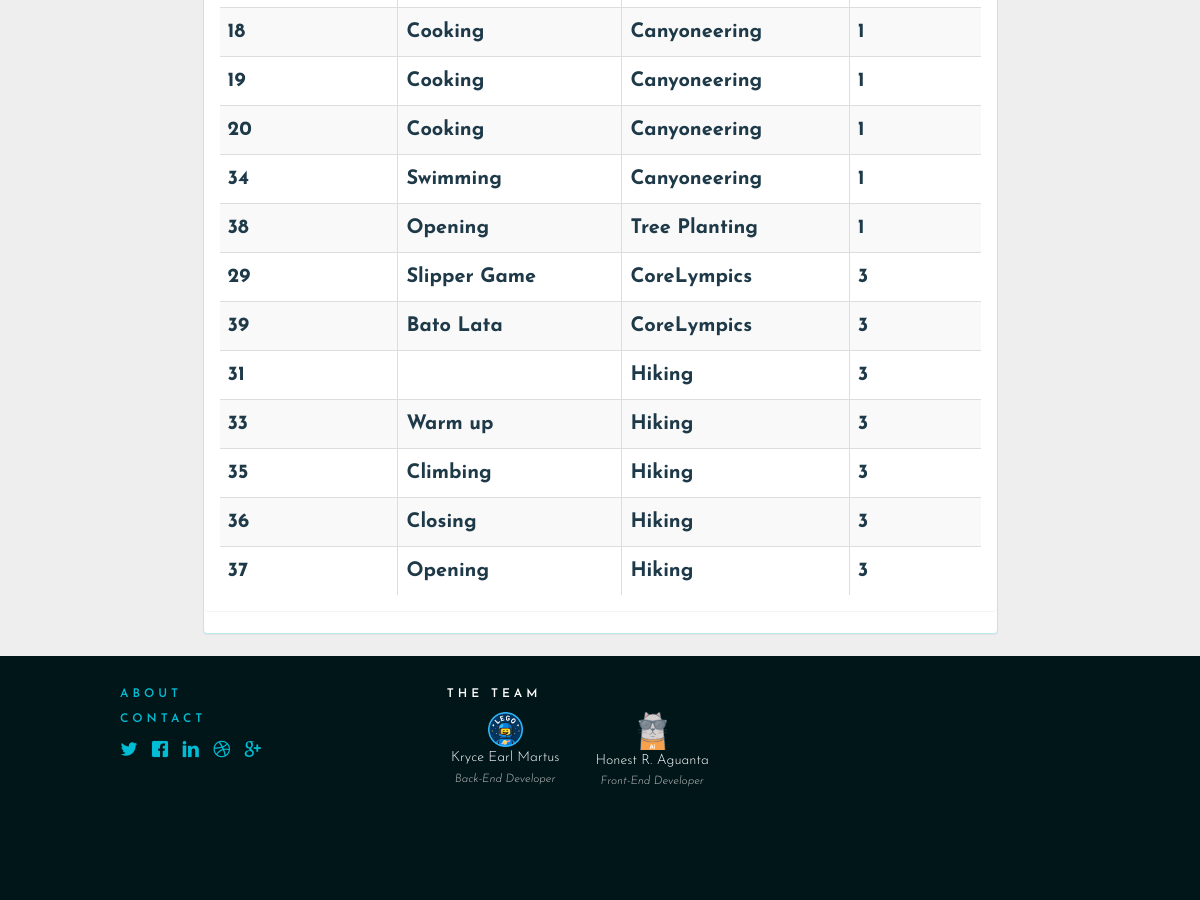
Page /Activity.php (signed in, middle part) on the earlier database version.
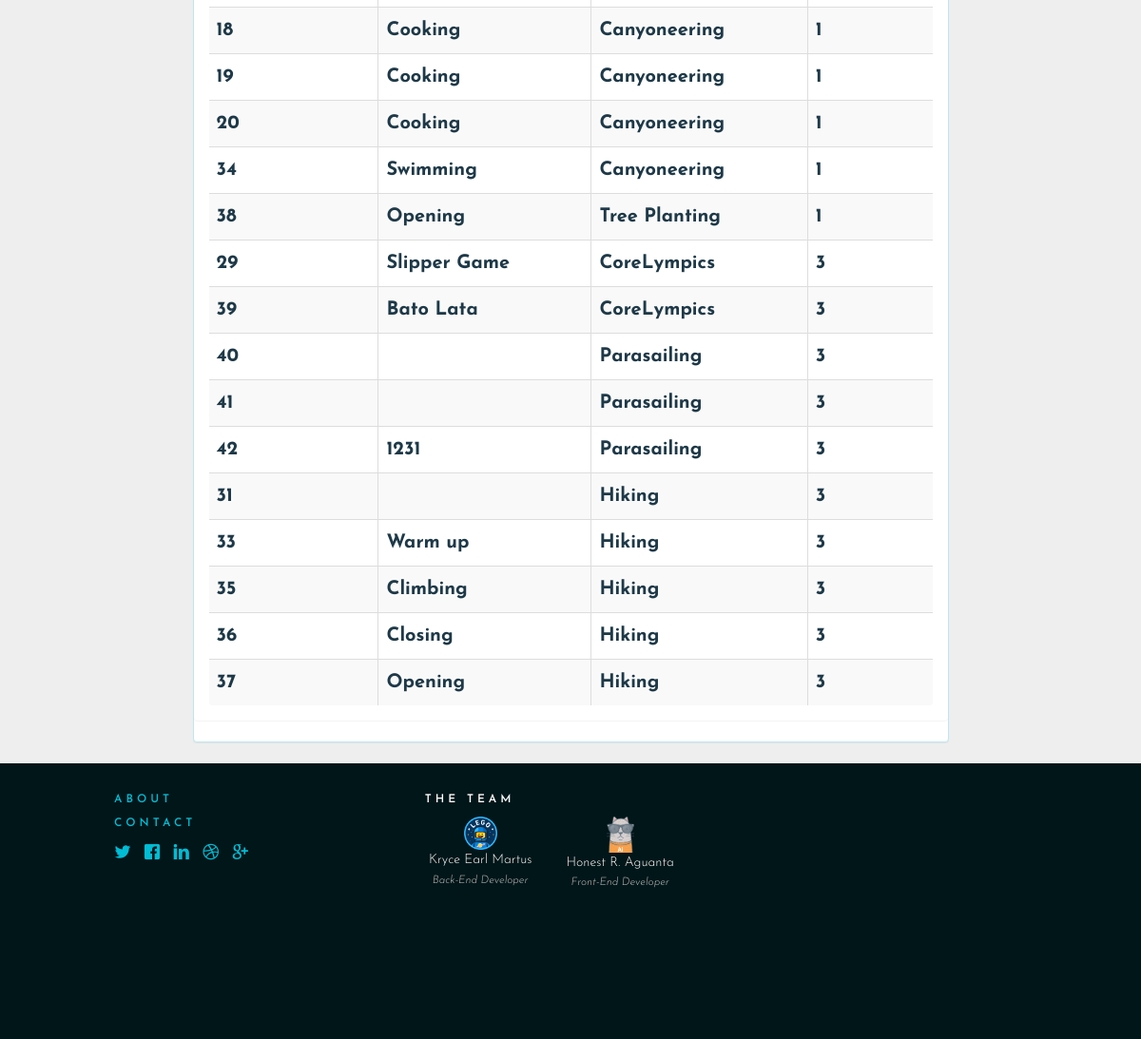
Same page on the later database version.
### tables this page shows
CREATE TABLE `activities` (
  `activity_id` int(10) NOT NULL AUTO_INCREMENT,
  `event_id` int(10) DEFAULT NULL,
  `name` varchar(255) DEFAULT NULL,
  PRIMARY KEY (`activity_id`),
  KEY `event_id` (`event_id`),
  CONSTRAINT `activities_ibfk_1` FOREIGN KEY (`event_id`) REFERENCES `events` (`event_id`)
);

CREATE TABLE `events` (
  `event_id` int(10) NOT NULL AUTO_INCREMENT,
  `evp_id` int(10) DEFAULT NULL,
  `name` varchar(255) DEFAULT NULL,
  `description` varchar(255) DEFAULT NULL,
  `location` text,
  `image` text,
  `isApproved` tinyint(4) DEFAULT NULL,
  PRIMARY KEY (`event_id`),
  KEY `evp_id` (`evp_id`),
  CONSTRAINT `events_ibfk_1` FOREIGN KEY (`evp_id`) REFERENCES `event_voting_period` (`evp_id`)
);

### class/activityClass.php (called while the page is built, shortened)
<?php
class activityClass
{
     public function getAllActivities()
     {
          try {
               $db = getDB();
               $st = $db->prepare("SELECT DISTINCT events.`event_id` AS 'Event ID',events.`name` AS 'Event Name', activities.`activity_id` AS 'Activity ID',activities.`name` AS 'Activity Name',events.`evp_id` AS 'EVP ID'
                    FROM event_voting_period, EVENTS, activities
                    WHERE activities.`event_id`= events.`event_id` AND events.`evp_id` = event_voting_period.`evp_id`");
               $st->execute();
               $data=$st->fetchAll();
          } catch (PDOException $e) {
          }
          return $data;
     }
}
?>

### views/menubar/addActivity.php (the view, shortened to what this page needs)
<?php
require_once'views/layouts/header.php';
include('class/activityClass.php');
$activityClass = new activityClass();
$activities = $activityClass->getAllActivities();
?>
<div class="container p-t-lg">
	<br>
	<div class="row">
		<div class="form col-sm-10 col-sm-offset-1">
			<div class="panel panel-info">
				<div class="panel panel-body">
					<table id="act" class="table table-striped table-bordered dt-responsive nowrap" cellspacing="0" width="100%">
						<?php
						if(!isset($_GET['id'])&&!isset($_GET['evp_id']))
							{ ?>
						<tbody>
							<?php foreach($activities as $activity)
							{ ?>
							<tr>
								<th><?php echo $activity['Activity ID'];?></th>
								<th><?php echo $activity['Activity Name']; ?></th>
								<th><?php echo $activity['Event Name']; ?></th>
								<th><?php echo $activity['EVP ID']; ?></th>
							</tr>
							<?php } ?>
						</tbody>
					<?php } ?>
				</table>
			</div>
		</div>
	</div>
</div>
</div>
<?php
require_once 'views/layouts/footer.php';
?>

Differences in the rows shown:
added activities: activity_id "40", event.name "Parasailing", event.evp_id "3"
added activities: activity_id "41", event.name "Parasailing", event.evp_id "3"
added activities: activity_id "42", name "1231", event.name "Parasailing", event.evp_id "3"
